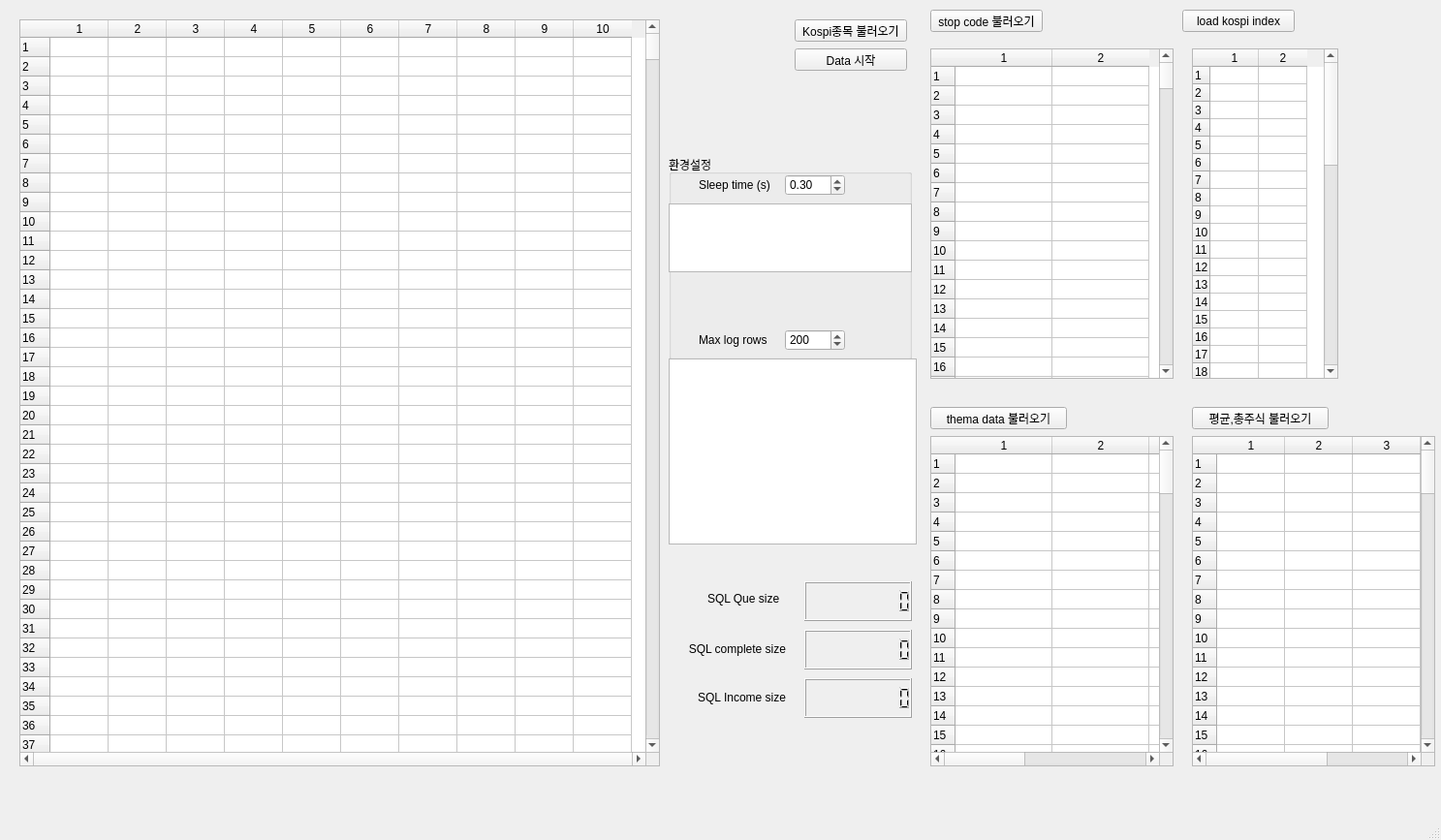
<?xml version="1.0" encoding="UTF-8"?>
<ui version="4.0">
 <class>MainWindow</class>
 <widget class="QMainWindow" name="MainWindow">
  <property name="geometry">
   <rect>
    <x>0</x>
    <y>0</y>
    <width>1487</width>
    <height>867</height>
   </rect>
  </property>
  <property name="windowTitle">
   <string>MainWindow</string>
  </property>
  <widget class="QWidget" name="centralwidget">
   <widget class="QTableWidget" name="tableWidget">
    <property name="geometry">
     <rect>
      <x>20</x>
      <y>20</y>
      <width>661</width>
      <height>771</height>
     </rect>
    </property>
    <property name="verticalScrollBarPolicy">
     <enum>Qt::ScrollBarAlwaysOn</enum>
    </property>
    <property name="horizontalScrollBarPolicy">
     <enum>Qt::ScrollBarAlwaysOn</enum>
    </property>
    <property name="rowCount">
     <number>1500</number>
    </property>
    <property name="columnCount">
     <number>10</number>
    </property>
    <attribute name="horizontalHeaderMinimumSectionSize">
     <number>35</number>
    </attribute>
    <attribute name="horizontalHeaderDefaultSectionSize">
     <number>60</number>
    </attribute>
    <attribute name="verticalHeaderMinimumSectionSize">
     <number>15</number>
    </attribute>
    <attribute name="verticalHeaderDefaultSectionSize">
     <number>20</number>
    </attribute>
    <row/>
    <row/>
    <row/>
    <row/>
    <row/>
    <row/>
    <row/>
    <row/>
    <row/>
    <row/>
    <row/>
    <row/>
    <row/>
    <row/>
    <row/>
    <row/>
    <row/>
    <row/>
    <row/>
    <row/>
    <row/>
    <row/>
    <row/>
    <row/>
    <row/>
    <row/>
    <row/>
    <row/>
    <row/>
    <row/>
    <row/>
    <row/>
    <row/>
    <row/>
    <row/>
    <row/>
    <row/>
    <row/>
    <row/>
    <row/>
    <row/>
    <row/>
    <row/>
    <row/>
    <row/>
    <row/>
    <row/>
    <row/>
    <row/>
    <row/>
    <row/>
    <row/>
    <row/>
    <row/>
    <row/>
    <row/>
    <row/>
    <row/>
    <row/>
    <row/>
    <row/>
    <row/>
    <row/>
    <row/>
    <row/>
    <row/>
    <row/>
    <row/>
    <row/>
    <row/>
    <row/>
    <row/>
    <row/>
    <row/>
    <row/>
    <row/>
    <row/>
    <row/>
    <row/>
    <row/>
    <row/>
    <row/>
    <row/>
    <row/>
    <row/>
    <row/>
    <row/>
    <row/>
    <row/>
    <row/>
    <row/>
    <row/>
    <row/>
    <row/>
    <row/>
    <row/>
    <row/>
    <row/>
    <row/>
    <row/>
    <row/>
    <row/>
    <row/>
    <row/>
    <row/>
    <row/>
    <row/>
    <row/>
    <row/>
    <row/>
    <row/>
    <row/>
    <row/>
    <row/>
    <row/>
    <row/>
    <row/>
    <row/>
    <row/>
    <row/>
    <row/>
    <row/>
    <row/>
    <row/>
    <row/>
    <row/>
    <row/>
    <row/>
    <row/>
    <row/>
    <row/>
    <row/>
    <row/>
    <row/>
    <row/>
    <row/>
    <row/>
    <row/>
    <row/>
    <row/>
    <row/>
    <row/>
    <row/>
    <row/>
    <row/>
    <row/>
    <row/>
    <row/>
    <row/>
    <row/>
    <row/>
    <row/>
    <row/>
    <row/>
    <row/>
    <row/>
    <row/>
    <row/>
    <row/>
    <row/>
    <row/>
    <row/>
    <row/>
    <row/>
    <row/>
    <row/>
    <row/>
    <row/>
    <row/>
    <row/>
    <row/>
    <row/>
    <row/>
    <row/>
    <row/>
    <row/>
    <row/>
    <row/>
    <row/>
    <row/>
    <row/>
    <row/>
    <row/>
    <row/>
    <row/>
    <row/>
    <row/>
    <row/>
    <row/>
    <row/>
    <row/>
    <row/>
    <row/>
    <row/>
    <row/>
    <row/>
    <row/>
    <row/>
    <row/>
    <row/>
    <row/>
    <row/>
    <row/>
    <row/>
    <row/>
    <row/>
    <row/>
    <row/>
    <row/>
    <row/>
    <row/>
    <row/>
    <row/>
    <row/>
    <row/>
    <row/>
    <row/>
    <row/>
    <row/>
    <row/>
    <row/>
    <row/>
    <row/>
    <row/>
    <row/>
    <row/>
    <row/>
    <row/>
    <row/>
    <row/>
    <row/>
    <row/>
    <row/>
    <row/>
    <row/>
    <row/>
    <row/>
    <row/>
    <row/>
    <row/>
    <row/>
    <row/>
    <row/>
    <row/>
    <row/>
    <row/>
    <row/>
    <row/>
    <row/>
    <row/>
    <row/>
    <row/>
    <row/>
    <row/>
    <row/>
    <row/>
    <row/>
    <row/>
    <row/>
    <row/>
    <row/>
    <row/>
    <row/>
    <row/>
    <row/>
    <row/>
    <row/>
    <row/>
    <row/>
    <row/>
    <row/>
    <row/>
    <row/>
    <row/>
    <row/>
    <row/>
    <row/>
    <row/>
    <row/>
    <row/>
    <row/>
    <row/>
    <row/>
    <row/>
    <row/>
    <row/>
    <row/>
    <row/>
    <row/>
    <row/>
    <row/>
    <row/>
    <row/>
    <row/>
    <row/>
    <row/>
    <row/>
    <row/>
    <row/>
    <row/>
    <row/>
    <row/>
    <row/>
    <row/>
    <row/>
    <row/>
    <row/>
    <row/>
    <row/>
    <row/>
    <row/>
    <row/>
    <row/>
    <row/>
    <row/>
    <row/>
    <row/>
    <row/>
    <row/>
    <row/>
    <row/>
    <row/>
    <row/>
    <row/>
    <row/>
    <row/>
    <row/>
    <row/>
    <row/>
    <row/>
    <row/>
    <row/>
    <row/>
    <row/>
    <row/>
    <row/>
    <row/>
    <row/>
    <row/>
    <row/>
    <row/>
    <row/>
    <row/>
    <row/>
    <row/>
    <row/>
    <row/>
    <row/>
    <row/>
    <row/>
    <row/>
    <row/>
    <row/>
    <row/>
    <row/>
    <row/>
    <row/>
    <row/>
    <row/>
    <row/>
    <row/>
    <row/>
    <row/>
    <row/>
    <row/>
    <row/>
    <row/>
    <row/>
    <row/>
    <row/>
    <row/>
    <row/>
    <row/>
    <row/>
    <row/>
    <row/>
    <row/>
    <row/>
    <row/>
    <row/>
    <row/>
    <row/>
    <row/>
    <row/>
    <row/>
    <row/>
    <row/>
    <row/>
    <row/>
    <row/>
    <row/>
    <row/>
    <row/>
    <row/>
    <row/>
    <row/>
    <row/>
    <row/>
    <row/>
    <row/>
    <row/>
    <row/>
    <row/>
    <row/>
    <row/>
    <row/>
    <row/>
    <row/>
    <row/>
    <row/>
    <row/>
    <row/>
    <row/>
    <row/>
    <row/>
    <row/>
    <row/>
    <row/>
    <row/>
    <row/>
    <row/>
    <row/>
    <row/>
    <row/>
    <row/>
    <row/>
    <row/>
    <row/>
    <row/>
    <row/>
    <row/>
    <row/>
    <row/>
    <row/>
    <row/>
    <row/>
    <row/>
    <row/>
    <row/>
    <row/>
    <row/>
    <row/>
    <row/>
    <row/>
    <row/>
    <row/>
    <row/>
    <row/>
    <row/>
    <row/>
    <row/>
    <row/>
    <row/>
    <row/>
    <row/>
    <row/>
    <row/>
    <row/>
    <row/>
    <row/>
    <row/>
    <row/>
    <row/>
    <row/>
    <row/>
    <row/>
    <row/>
    <row/>
    <row/>
    <row/>
    <row/>
    <row/>
    <row/>
    <row/>
    <row/>
    <row/>
    <row/>
    <row/>
    <row/>
    <row/>
    <row/>
    <row/>
    <row/>
    <row/>
    <row/>
    <row/>
    <row/>
    <row/>
    <row/>
    <row/>
    <row/>
    <row/>
    <row/>
    <row/>
    <row/>
    <row/>
    <row/>
    <row/>
    <row/>
    <row/>
    <row/>
    <row/>
    <row/>
    <row/>
    <row/>
    <row/>
    <row/>
    <row/>
    <row/>
    <row/>
    <row/>
    <row/>
    <row/>
    <row/>
    <row/>
    <row/>
    <row/>
    <row/>
    <row/>
    <row/>
    <row/>
    <row/>
    <row/>
    <row/>
    <row/>
    <row/>
    <row/>
    <row/>
    <row/>
    <row/>
    <row/>
    <row/>
    <row/>
    <row/>
    <row/>
    <row/>
    <row/>
    <row/>
    <row/>
    <row/>
    <row/>
    <row/>
    <row/>
    <row/>
    <row/>
    <row/>
    <row/>
    <row/>
    <row/>
    <row/>
    <row/>
    <row/>
    <row/>
    <row/>
    <row/>
    <row/>
    <row/>
    <row/>
    <row/>
    <row/>
    <row/>
    <row/>
    <row/>
    <row/>
    <row/>
    <row/>
    <row/>
    <row/>
    <row/>
    <row/>
    <row/>
    <row/>
    <row/>
    <row/>
    <row/>
    <row/>
    <row/>
    <row/>
    <row/>
    <row/>
    <row/>
    <row/>
    <row/>
    <row/>
    <row/>
    <row/>
    <row/>
    <row/>
    <row/>
    <row/>
    <row/>
    <row/>
    <row/>
    <row/>
    <row/>
    <row/>
    <row/>
    <row/>
    <row/>
    <row/>
    <row/>
    <row/>
    <row/>
    <row/>
    <row/>
    <row/>
    <row/>
    <row/>
    <row/>
    <row/>
    <row/>
    <row/>
    <row/>
    <row/>
    <row/>
    <row/>
    <row/>
    <row/>
    <row/>
    <row/>
    <row/>
    <row/>
    <row/>
    <row/>
    <row/>
    <row/>
    <row/>
    <row/>
    <row/>
    <row/>
    <row/>
    <row/>
    <row/>
    <row/>
    <row/>
    <row/>
    <row/>
    <row/>
    <row/>
    <row/>
    <row/>
    <row/>
    <row/>
    <row/>
    <row/>
    <row/>
    <row/>
    <row/>
    <row/>
    <row/>
    <row/>
    <row/>
    <row/>
    <row/>
    <row/>
    <row/>
    <row/>
    <row/>
    <row/>
    <row/>
    <row/>
    <row/>
    <row/>
    <row/>
    <row/>
    <row/>
    <row/>
    <row/>
    <row/>
    <row/>
    <row/>
    <row/>
    <row/>
    <row/>
    <row/>
    <row/>
    <row/>
    <row/>
    <row/>
    <row/>
    <row/>
    <row/>
    <row/>
    <row/>
    <row/>
    <row/>
    <row/>
    <row/>
    <row/>
    <row/>
    <row/>
    <row/>
    <row/>
    <row/>
    <row/>
    <row/>
    <row/>
    <row/>
    <row/>
    <row/>
    <row/>
    <row/>
    <row/>
    <row/>
    <row/>
    <row/>
    <row/>
    <row/>
    <row/>
    <row/>
    <row/>
    <row/>
    <row/>
    <row/>
    <row/>
    <row/>
    <row/>
    <row/>
    <row/>
    <row/>
    <row/>
    <row/>
    <row/>
    <row/>
    <row/>
    <row/>
    <row/>
    <row/>
    <row/>
    <row/>
    <row/>
    <row/>
    <row/>
    <row/>
    <row/>
    <row/>
    <row/>
    <row/>
    <row/>
    <row/>
    <row/>
    <row/>
    <row/>
    <row/>
    <row/>
    <row/>
    <row/>
    <row/>
    <row/>
    <row/>
    <row/>
    <row/>
    <row/>
    <row/>
    <row/>
    <row/>
    <row/>
    <row/>
    <row/>
    <row/>
    <row/>
    <row/>
    <row/>
    <row/>
    <row/>
    <row/>
    <row/>
    <row/>
    <row/>
    <row/>
    <row/>
    <row/>
    <row/>
    <row/>
    <row/>
    <row/>
    <row/>
    <row/>
    <row/>
    <row/>
    <row/>
    <row/>
    <row/>
    <row/>
    <row/>
    <row/>
    <row/>
    <row/>
    <row/>
    <row/>
    <row/>
    <row/>
    <row/>
    <row/>
    <row/>
    <row/>
    <row/>
    <row/>
    <row/>
    <row/>
    <row/>
    <row/>
    <row/>
    <row/>
    <row/>
    <row/>
    <row/>
    <row/>
    <row/>
    <row/>
    <row/>
    <row/>
    <row/>
    <row/>
    <row/>
    <row/>
    <row/>
    <row/>
    <row/>
    <row/>
    <row/>
    <row/>
    <row/>
    <row/>
    <row/>
    <row/>
    <row/>
    <row/>
    <row/>
    <row/>
    <row/>
    <row/>
    <row/>
    <row/>
    <row/>
    <row/>
    <row/>
    <row/>
    <row/>
    <row/>
    <row/>
    <row/>
    <row/>
    <row/>
    <row/>
    <row/>
    <row/>
    <row/>
    <row/>
    <row/>
    <row/>
    <row/>
    <row/>
    <row/>
    <row/>
    <row/>
    <row/>
    <row/>
    <row/>
    <row/>
    <row/>
    <row/>
    <row/>
    <row/>
    <row/>
    <row/>
    <row/>
    <row/>
    <row/>
    <row/>
    <row/>
    <row/>
    <row/>
    <row/>
    <row/>
    <row/>
    <row/>
    <row/>
    <row/>
    <row/>
    <row/>
    <row/>
    <row/>
    <row/>
    <row/>
    <row/>
    <row/>
    <row/>
    <row/>
    <row/>
    <row/>
    <row/>
    <row/>
    <row/>
    <row/>
    <row/>
    <row/>
    <row/>
    <row/>
    <row/>
    <row/>
    <row/>
    <row/>
    <row/>
    <row/>
    <row/>
    <row/>
    <row/>
    <row/>
    <row/>
    <row/>
    <row/>
    <row/>
    <row/>
    <row/>
    <row/>
    <row/>
    <row/>
    <row/>
    <row/>
    <row/>
    <row/>
    <row/>
    <row/>
    <row/>
    <row/>
    <row/>
    <row/>
    <row/>
    <row/>
    <row/>
    <row/>
    <row/>
    <row/>
    <row/>
    <row/>
    <row/>
    <row/>
    <row/>
    <row/>
    <row/>
    <row/>
    <row/>
    <row/>
    <row/>
    <row/>
    <row/>
    <row/>
    <row/>
    <row/>
    <row/>
    <row/>
    <row/>
    <row/>
    <row/>
    <row/>
    <row/>
    <row/>
    <row/>
    <row/>
    <row/>
    <row/>
    <row/>
    <row/>
    <row/>
    <row/>
    <row/>
    <row/>
    <row/>
    <row/>
    <row/>
    <row/>
    <row/>
    <row/>
    <row/>
    <row/>
    <row/>
    <row/>
    <row/>
    <row/>
    <row/>
    <row/>
    <row/>
    <row/>
    <row/>
    <row/>
    <row/>
    <row/>
    <row/>
    <row/>
    <row/>
    <row/>
    <row/>
    <row/>
    <row/>
    <row/>
    <row/>
    <row/>
    <row/>
    <row/>
    <row/>
    <row/>
    <row/>
    <row/>
    <row/>
    <row/>
    <row/>
    <row/>
    <row/>
    <row/>
    <row/>
    <row/>
    <row/>
    <row/>
    <row/>
    <row/>
    <row/>
    <row/>
    <row/>
    <row/>
    <row/>
    <row/>
    <row/>
    <row/>
    <row/>
    <row/>
    <row/>
    <row/>
    <row/>
    <row/>
    <row/>
    <row/>
    <row/>
    <row/>
    <row/>
    <row/>
    <row/>
    <row/>
    <row/>
    <row/>
    <row/>
    <row/>
    <row/>
    <row/>
    <row/>
    <row/>
    <row/>
    <row/>
    <row/>
    <row/>
    <row/>
    <row/>
    <row/>
    <row/>
    <row/>
    <row/>
    <row/>
    <row/>
    <row/>
    <row/>
    <row/>
    <row/>
    <row/>
    <row/>
    <row/>
    <row/>
    <row/>
    <row/>
    <row/>
    <row/>
    <row/>
    <row/>
    <row/>
    <row/>
    <row/>
    <row/>
    <row/>
    <row/>
    <row/>
    <row/>
    <row/>
    <row/>
    <row/>
    <row/>
    <row/>
    <row/>
    <row/>
    <row/>
    <row/>
    <row/>
    <row/>
    <row/>
    <row/>
    <row/>
    <row/>
    <row/>
    <row/>
    <row/>
    <row/>
    <row/>
    <row/>
    <row/>
    <row/>
    <row/>
    <row/>
    <row/>
    <row/>
    <row/>
    <row/>
    <row/>
    <row/>
    <row/>
    <row/>
    <row/>
    <row/>
    <row/>
    <row/>
    <row/>
    <row/>
    <row/>
    <row/>
    <row/>
    <row/>
    <row/>
    <row/>
    <row/>
    <row/>
    <row/>
    <row/>
    <row/>
    <row/>
    <row/>
    <row/>
    <row/>
    <row/>
    <row/>
    <row/>
    <row/>
    <row/>
    <row/>
    <row/>
    <row/>
    <row/>
    <row/>
    <row/>
    <row/>
    <row/>
    <row/>
    <row/>
    <row/>
    <row/>
    <row/>
    <row/>
    <row/>
    <row/>
    <row/>
    <row/>
    <row/>
    <row/>
    <row/>
    <row/>
    <row/>
    <row/>
    <row/>
    <row/>
    <row/>
    <row/>
    <row/>
    <row/>
    <row/>
    <row/>
    <row/>
    <row/>
    <row/>
    <row/>
    <row/>
    <row/>
    <row/>
    <row/>
    <row/>
    <row/>
    <row/>
    <row/>
    <row/>
    <row/>
    <row/>
    <row/>
    <row/>
    <row/>
    <row/>
    <row/>
    <row/>
    <row/>
    <row/>
    <row/>
    <row/>
    <row/>
    <row/>
    <row/>
    <row/>
    <row/>
    <row/>
    <row/>
    <row/>
    <row/>
    <row/>
    <row/>
    <row/>
    <row/>
    <row/>
    <row/>
    <row/>
    <row/>
    <row/>
    <row/>
    <row/>
    <row/>
    <row/>
    <row/>
    <row/>
    <row/>
    <row/>
    <row/>
    <row/>
    <row/>
    <row/>
    <row/>
    <row/>
    <row/>
    <row/>
    <row/>
    <row/>
    <row/>
    <row/>
    <row/>
    <row/>
    <row/>
    <row/>
    <row/>
    <row/>
    <row/>
    <row/>
    <row/>
    <row/>
    <row/>
    <row/>
    <row/>
    <row/>
    <row/>
    <row/>
    <row/>
    <row/>
    <row/>
    <row/>
    <row/>
    <row/>
    <row/>
    <row/>
    <row/>
    <row/>
    <row/>
    <row/>
    <row/>
    <row/>
    <row/>
    <row/>
    <row/>
    <row/>
    <row/>
    <row/>
    <row/>
    <row/>
    <row/>
    <row/>
    <row/>
    <row/>
    <row/>
    <row/>
    <row/>
    <row/>
    <row/>
    <row/>
    <row/>
    <row/>
    <row/>
    <row/>
    <row/>
    <row/>
    <row/>
    <row/>
    <row/>
    <row/>
    <row/>
    <row/>
    <row/>
    <row/>
    <row/>
    <row/>
    <row/>
    <row/>
    <row/>
    <row/>
    <row/>
    <row/>
    <row/>
    <row/>
    <row/>
    <row/>
    <row/>
    <row/>
    <row/>
    <row/>
    <row/>
    <row/>
    <row/>
    <row/>
    <row/>
    <row/>
    <row/>
    <row/>
    <row/>
    <row/>
    <row/>
    <row/>
    <row/>
    <row/>
    <row/>
    <row/>
    <row/>
    <row/>
    <row/>
    <row/>
    <row/>
    <row/>
    <row/>
    <row/>
    <row/>
    <row/>
    <row/>
    <row/>
    <row/>
    <row/>
    <row/>
    <row/>
    <row/>
    <row/>
    <row/>
    <row/>
    <row/>
    <row/>
    <row/>
    <row/>
    <row/>
    <row/>
    <row/>
    <row/>
    <row/>
    <row/>
    <row/>
    <row/>
    <row/>
    <row/>
    <row/>
    <row/>
    <row/>
    <row/>
    <row/>
    <row/>
    <row/>
    <row/>
    <row/>
    <row/>
    <row/>
    <row/>
    <row/>
    <row/>
    <row/>
    <row/>
    <row/>
    <row/>
    <row/>
    <row/>
    <row/>
    <row/>
    <row/>
    <row/>
    <row/>
    <row/>
    <row/>
    <row/>
    <row/>
    <row/>
    <row/>
    <row/>
    <row/>
    <row/>
    <row/>
    <row/>
    <row/>
    <row/>
    <row/>
    <row/>
    <row/>
    <row/>
    <row/>
    <row/>
    <row/>
    <row/>
    <row/>
    <row/>
    <row/>
    <row/>
    <row/>
    <row/>
    <row/>
    <row/>
    <row/>
    <row/>
    <row/>
    <row/>
    <row/>
    <row/>
    <row/>
    <row/>
    <row/>
    <row/>
    <row/>
    <row/>
    <row/>
    <row/>
    <row/>
    <row/>
    <row/>
    <row/>
    <row/>
    <row/>
    <row/>
    <row/>
    <row/>
    <row/>
    <row/>
    <row/>
    <row/>
    <row/>
    <row/>
    <row/>
    <row/>
    <row/>
    <row/>
    <row/>
    <row/>
    <row/>
    <row/>
    <row/>
    <row/>
    <row/>
    <row/>
    <row/>
    <row/>
    <row/>
    <row/>
    <row/>
    <row/>
    <row/>
    <row/>
    <row/>
    <row/>
    <row/>
    <row/>
    <row/>
    <row/>
    <row/>
    <row/>
    <row/>
    <row/>
    <row/>
    <row/>
    <row/>
    <row/>
    <row/>
    <row/>
    <row/>
    <row/>
    <row/>
    <row/>
    <row/>
    <row/>
    <row/>
    <row/>
    <row/>
    <row/>
    <row/>
    <row/>
    <row/>
    <row/>
    <row/>
    <row/>
    <row/>
    <row/>
    <row/>
    <column/>
    <column/>
    <column/>
    <column/>
    <column/>
    <column/>
    <column/>
    <column/>
    <column/>
    <column/>
   </widget>
   <widget class="QPushButton" name="load_codes">
    <property name="geometry">
     <rect>
      <x>820</x>
      <y>20</y>
      <width>116</width>
      <height>23</height>
     </rect>
    </property>
    <property name="text">
     <string>Kospi종목 불러오기</string>
    </property>
   </widget>
   <widget class="QPushButton" name="get_real_data">
    <property name="geometry">
     <rect>
      <x>820</x>
      <y>50</y>
      <width>116</width>
      <height>23</height>
     </rect>
    </property>
    <property name="text">
     <string>Data 시작</string>
    </property>
   </widget>
   <widget class="QGroupBox" name="groupBox">
    <property name="geometry">
     <rect>
      <x>690</x>
      <y>160</y>
      <width>251</width>
      <height>211</height>
     </rect>
    </property>
    <property name="title">
     <string>환경설정</string>
    </property>
    <widget class="QLabel" name="label">
     <property name="geometry">
      <rect>
       <x>31</x>
       <y>23</y>
       <width>81</width>
       <height>16</height>
      </rect>
     </property>
     <property name="text">
      <string>Sleep time (s)</string>
     </property>
    </widget>
    <widget class="QDoubleSpinBox" name="txt_sleep">
     <property name="geometry">
      <rect>
       <x>120</x>
       <y>20</y>
       <width>62</width>
       <height>22</height>
      </rect>
     </property>
     <property name="singleStep">
      <double>0.010000000000000</double>
     </property>
     <property name="value">
      <double>0.300000000000000</double>
     </property>
    </widget>
    <widget class="QDoubleSpinBox" name="txt_max_log">
     <property name="geometry">
      <rect>
       <x>120</x>
       <y>180</y>
       <width>62</width>
       <height>22</height>
      </rect>
     </property>
     <property name="decimals">
      <number>0</number>
     </property>
     <property name="maximum">
      <double>1000.000000000000000</double>
     </property>
     <property name="singleStep">
      <double>1.000000000000000</double>
     </property>
     <property name="value">
      <double>200.000000000000000</double>
     </property>
    </widget>
    <widget class="QLabel" name="label_2">
     <property name="geometry">
      <rect>
       <x>31</x>
       <y>183</y>
       <width>81</width>
       <height>16</height>
      </rect>
     </property>
     <property name="text">
      <string>Max log rows</string>
     </property>
    </widget>
    <widget class="QTextEdit" name="sql_que_display">
     <property name="geometry">
      <rect>
       <x>0</x>
       <y>50</y>
       <width>251</width>
       <height>71</height>
      </rect>
     </property>
    </widget>
   </widget>
   <widget class="QListView" name="log_list">
    <property name="geometry">
     <rect>
      <x>690</x>
      <y>370</y>
      <width>256</width>
      <height>192</height>
     </rect>
    </property>
    <property name="focusPolicy">
     <enum>Qt::WheelFocus</enum>
    </property>
   </widget>
   <widget class="QTableWidget" name="stop_code_table">
    <property name="geometry">
     <rect>
      <x>960</x>
      <y>50</y>
      <width>251</width>
      <height>341</height>
     </rect>
    </property>
    <property name="rowCount">
     <number>500</number>
    </property>
    <property name="columnCount">
     <number>2</number>
    </property>
    <attribute name="horizontalHeaderMinimumSectionSize">
     <number>35</number>
    </attribute>
    <attribute name="verticalHeaderMinimumSectionSize">
     <number>15</number>
    </attribute>
    <attribute name="verticalHeaderDefaultSectionSize">
     <number>20</number>
    </attribute>
    <row/>
    <row/>
    <row/>
    <row/>
    <row/>
    <row/>
    <row/>
    <row/>
    <row/>
    <row/>
    <row/>
    <row/>
    <row/>
    <row/>
    <row/>
    <row/>
    <row/>
    <row/>
    <row/>
    <row/>
    <row/>
    <row/>
    <row/>
    <row/>
    <row/>
    <row/>
    <row/>
    <row/>
    <row/>
    <row/>
    <row/>
    <row/>
    <row/>
    <row/>
    <row/>
    <row/>
    <row/>
    <row/>
    <row/>
    <row/>
    <row/>
    <row/>
    <row/>
    <row/>
    <row/>
    <row/>
    <row/>
    <row/>
    <row/>
    <row/>
    <row/>
    <row/>
    <row/>
    <row/>
    <row/>
    <row/>
    <row/>
    <row/>
    <row/>
    <row/>
    <row/>
    <row/>
    <row/>
    <row/>
    <row/>
    <row/>
    <row/>
    <row/>
    <row/>
    <row/>
    <row/>
    <row/>
    <row/>
    <row/>
    <row/>
    <row/>
    <row/>
    <row/>
    <row/>
    <row/>
    <row/>
    <row/>
    <row/>
    <row/>
    <row/>
    <row/>
    <row/>
    <row/>
    <row/>
    <row/>
    <row/>
    <row/>
    <row/>
    <row/>
    <row/>
    <row/>
    <row/>
    <row/>
    <row/>
    <row/>
    <row/>
    <row/>
    <row/>
    <row/>
    <row/>
    <row/>
    <row/>
    <row/>
    <row/>
    <row/>
    <row/>
    <row/>
    <row/>
    <row/>
    <row/>
    <row/>
    <row/>
    <row/>
    <row/>
    <row/>
    <row/>
    <row/>
    <row/>
    <row/>
    <row/>
    <row/>
    <row/>
    <row/>
    <row/>
    <row/>
    <row/>
    <row/>
    <row/>
    <row/>
    <row/>
    <row/>
    <row/>
    <row/>
    <row/>
    <row/>
    <row/>
    <row/>
    <row/>
    <row/>
    <row/>
    <row/>
    <row/>
    <row/>
    <row/>
    <row/>
    <row/>
    <row/>
    <row/>
    <row/>
    <row/>
    <row/>
    <row/>
    <row/>
    <row/>
    <row/>
    <row/>
    <row/>
    <row/>
    <row/>
    <row/>
    <row/>
    <row/>
    <row/>
    <row/>
    <row/>
    <row/>
    <row/>
    <row/>
    <row/>
    <row/>
    <row/>
    <row/>
    <row/>
    <row/>
    <row/>
    <row/>
    <row/>
    <row/>
    <row/>
    <row/>
    <row/>
    <row/>
    <row/>
    <row/>
    <row/>
    <row/>
    <row/>
    <row/>
    <row/>
    <row/>
    <row/>
    <row/>
    <row/>
    <row/>
    <row/>
    <row/>
    <row/>
    <row/>
    <row/>
    <row/>
    <row/>
    <row/>
    <row/>
    <row/>
    <row/>
    <row/>
    <row/>
    <row/>
    <row/>
    <row/>
    <row/>
    <row/>
    <row/>
    <row/>
    <row/>
    <row/>
    <row/>
    <row/>
    <row/>
    <row/>
    <row/>
    <row/>
    <row/>
    <row/>
    <row/>
    <row/>
    <row/>
    <row/>
    <row/>
    <row/>
    <row/>
    <row/>
    <row/>
    <row/>
    <row/>
    <row/>
    <row/>
    <row/>
    <row/>
    <row/>
    <row/>
    <row/>
    <row/>
    <row/>
    <row/>
    <row/>
    <row/>
    <row/>
    <row/>
    <row/>
    <row/>
    <row/>
    <row/>
    <row/>
    <row/>
    <row/>
    <row/>
    <row/>
    <row/>
    <row/>
    <row/>
    <row/>
    <row/>
    <row/>
    <row/>
    <row/>
    <row/>
    <row/>
    <row/>
    <row/>
    <row/>
    <row/>
    <row/>
    <row/>
    <row/>
    <row/>
    <row/>
    <row/>
    <row/>
    <row/>
    <row/>
    <row/>
    <row/>
    <row/>
    <row/>
    <row/>
    <row/>
    <row/>
    <row/>
    <row/>
    <row/>
    <row/>
    <row/>
    <row/>
    <row/>
    <row/>
    <row/>
    <row/>
    <row/>
    <row/>
    <row/>
    <row/>
    <row/>
    <row/>
    <row/>
    <row/>
    <row/>
    <row/>
    <row/>
    <row/>
    <row/>
    <row/>
    <row/>
    <row/>
    <row/>
    <row/>
    <row/>
    <row/>
    <row/>
    <row/>
    <row/>
    <row/>
    <row/>
    <row/>
    <row/>
    <row/>
    <row/>
    <row/>
    <row/>
    <row/>
    <row/>
    <row/>
    <row/>
    <row/>
    <row/>
    <row/>
    <row/>
    <row/>
    <row/>
    <row/>
    <row/>
    <row/>
    <row/>
    <row/>
    <row/>
    <row/>
    <row/>
    <row/>
    <row/>
    <row/>
    <row/>
    <row/>
    <row/>
    <row/>
    <row/>
    <row/>
    <row/>
    <row/>
    <row/>
    <row/>
    <row/>
    <row/>
    <row/>
    <row/>
    <row/>
    <row/>
    <row/>
    <row/>
    <row/>
    <row/>
    <row/>
    <row/>
    <row/>
    <row/>
    <row/>
    <row/>
    <row/>
    <row/>
    <row/>
    <row/>
    <row/>
    <row/>
    <row/>
    <row/>
    <row/>
    <row/>
    <row/>
    <row/>
    <row/>
    <row/>
    <row/>
    <row/>
    <row/>
    <row/>
    <row/>
    <row/>
    <row/>
    <row/>
    <row/>
    <row/>
    <row/>
    <row/>
    <row/>
    <row/>
    <row/>
    <row/>
    <row/>
    <row/>
    <row/>
    <row/>
    <row/>
    <row/>
    <row/>
    <row/>
    <row/>
    <row/>
    <row/>
    <row/>
    <row/>
    <row/>
    <row/>
    <row/>
    <row/>
    <row/>
    <row/>
    <row/>
    <row/>
    <row/>
    <row/>
    <row/>
    <row/>
    <row/>
    <row/>
    <row/>
    <row/>
    <row/>
    <row/>
    <row/>
    <row/>
    <row/>
    <row/>
    <row/>
    <row/>
    <row/>
    <row/>
    <row/>
    <row/>
    <row/>
    <row/>
    <row/>
    <row/>
    <row/>
    <row/>
    <row/>
    <row/>
    <row/>
    <row/>
    <row/>
    <row/>
    <row/>
    <row/>
    <row/>
    <row/>
    <row/>
    <row/>
    <row/>
    <row/>
    <row/>
    <row/>
    <row/>
    <row/>
    <row/>
    <row/>
    <row/>
    <row/>
    <row/>
    <row/>
    <row/>
    <row/>
    <row/>
    <row/>
    <row/>
    <row/>
    <row/>
    <row/>
    <row/>
    <row/>
    <row/>
    <row/>
    <row/>
    <row/>
    <row/>
    <row/>
    <row/>
    <row/>
    <column/>
    <column/>
   </widget>
   <widget class="QPushButton" name="load_stop_codes">
    <property name="geometry">
     <rect>
      <x>960</x>
      <y>10</y>
      <width>116</width>
      <height>23</height>
     </rect>
    </property>
    <property name="text">
     <string>stop code 불러오기</string>
    </property>
   </widget>
   <widget class="QPushButton" name="load_thema_data">
    <property name="geometry">
     <rect>
      <x>960</x>
      <y>420</y>
      <width>141</width>
      <height>23</height>
     </rect>
    </property>
    <property name="text">
     <string>thema data 불러오기</string>
    </property>
   </widget>
   <widget class="QTableWidget" name="thema_table">
    <property name="geometry">
     <rect>
      <x>960</x>
      <y>450</y>
      <width>251</width>
      <height>341</height>
     </rect>
    </property>
    <property name="rowCount">
     <number>100</number>
    </property>
    <property name="columnCount">
     <number>5</number>
    </property>
    <attribute name="horizontalHeaderMinimumSectionSize">
     <number>35</number>
    </attribute>
    <attribute name="verticalHeaderMinimumSectionSize">
     <number>15</number>
    </attribute>
    <attribute name="verticalHeaderDefaultSectionSize">
     <number>20</number>
    </attribute>
    <row/>
    <row/>
    <row/>
    <row/>
    <row/>
    <row/>
    <row/>
    <row/>
    <row/>
    <row/>
    <row/>
    <row/>
    <row/>
    <row/>
    <row/>
    <row/>
    <row/>
    <row/>
    <row/>
    <row/>
    <row/>
    <row/>
    <row/>
    <row/>
    <row/>
    <row/>
    <row/>
    <row/>
    <row/>
    <row/>
    <row/>
    <row/>
    <row/>
    <row/>
    <row/>
    <row/>
    <row/>
    <row/>
    <row/>
    <row/>
    <row/>
    <row/>
    <row/>
    <row/>
    <row/>
    <row/>
    <row/>
    <row/>
    <row/>
    <row/>
    <row/>
    <row/>
    <row/>
    <row/>
    <row/>
    <row/>
    <row/>
    <row/>
    <row/>
    <row/>
    <row/>
    <row/>
    <row/>
    <row/>
    <row/>
    <row/>
    <row/>
    <row/>
    <row/>
    <row/>
    <row/>
    <row/>
    <row/>
    <row/>
    <row/>
    <row/>
    <row/>
    <row/>
    <row/>
    <row/>
    <row/>
    <row/>
    <row/>
    <row/>
    <row/>
    <row/>
    <row/>
    <row/>
    <row/>
    <row/>
    <row/>
    <row/>
    <row/>
    <row/>
    <row/>
    <row/>
    <row/>
    <row/>
    <row/>
    <row/>
    <column/>
    <column/>
    <column/>
    <column/>
    <column/>
   </widget>
   <widget class="QTableWidget" name="kospi_index_table">
    <property name="geometry">
     <rect>
      <x>1230</x>
      <y>50</y>
      <width>151</width>
      <height>341</height>
     </rect>
    </property>
    <property name="rowCount">
     <number>50</number>
    </property>
    <property name="columnCount">
     <number>2</number>
    </property>
    <attribute name="horizontalHeaderMinimumSectionSize">
     <number>13</number>
    </attribute>
    <attribute name="horizontalHeaderDefaultSectionSize">
     <number>50</number>
    </attribute>
    <attribute name="verticalHeaderMinimumSectionSize">
     <number>14</number>
    </attribute>
    <attribute name="verticalHeaderDefaultSectionSize">
     <number>17</number>
    </attribute>
    <row/>
    <row/>
    <row/>
    <row/>
    <row/>
    <row/>
    <row/>
    <row/>
    <row/>
    <row/>
    <row/>
    <row/>
    <row/>
    <row/>
    <row/>
    <row/>
    <row/>
    <row/>
    <row/>
    <row/>
    <row/>
    <row/>
    <row/>
    <row/>
    <row/>
    <row/>
    <row/>
    <row/>
    <row/>
    <row/>
    <row/>
    <row/>
    <row/>
    <row/>
    <row/>
    <row/>
    <row/>
    <row/>
    <row/>
    <row/>
    <row/>
    <row/>
    <row/>
    <row/>
    <row/>
    <row/>
    <row/>
    <row/>
    <row/>
    <row/>
    <column/>
    <column/>
   </widget>
   <widget class="QPushButton" name="load_kospi_index">
    <property name="geometry">
     <rect>
      <x>1220</x>
      <y>10</y>
      <width>116</width>
      <height>23</height>
     </rect>
    </property>
    <property name="text">
     <string>load kospi index</string>
    </property>
   </widget>
   <widget class="QLCDNumber" name="sql_mem_indi">
    <property name="geometry">
     <rect>
      <x>830</x>
      <y>600</y>
      <width>111</width>
      <height>41</height>
     </rect>
    </property>
    <property name="digitCount">
     <number>9</number>
    </property>
    <property name="value" stdset="0">
     <double>0.000000000000000</double>
    </property>
   </widget>
   <widget class="QLabel" name="label_3">
    <property name="geometry">
     <rect>
      <x>730</x>
      <y>610</y>
      <width>81</width>
      <height>16</height>
     </rect>
    </property>
    <property name="text">
     <string>SQL Que size</string>
    </property>
   </widget>
   <widget class="QLCDNumber" name="sql_complete_indi">
    <property name="geometry">
     <rect>
      <x>830</x>
      <y>650</y>
      <width>111</width>
      <height>41</height>
     </rect>
    </property>
    <property name="digitCount">
     <number>9</number>
    </property>
    <property name="value" stdset="0">
     <double>0.000000000000000</double>
    </property>
   </widget>
   <widget class="QLabel" name="label_4">
    <property name="geometry">
     <rect>
      <x>700</x>
      <y>660</y>
      <width>111</width>
      <height>20</height>
     </rect>
    </property>
    <property name="text">
     <string>SQL complete size</string>
    </property>
    <property name="alignment">
     <set>Qt::AlignRight|Qt::AlignTrailing|Qt::AlignVCenter</set>
    </property>
   </widget>
   <widget class="QLCDNumber" name="sql_income_indi">
    <property name="geometry">
     <rect>
      <x>830</x>
      <y>700</y>
      <width>111</width>
      <height>41</height>
     </rect>
    </property>
    <property name="digitCount">
     <number>9</number>
    </property>
    <property name="value" stdset="0">
     <double>0.000000000000000</double>
    </property>
   </widget>
   <widget class="QLabel" name="label_5">
    <property name="geometry">
     <rect>
      <x>700</x>
      <y>710</y>
      <width>111</width>
      <height>20</height>
     </rect>
    </property>
    <property name="layoutDirection">
     <enum>Qt::RightToLeft</enum>
    </property>
    <property name="text">
     <string>SQL Income size</string>
    </property>
    <property name="alignment">
     <set>Qt::AlignRight|Qt::AlignTrailing|Qt::AlignVCenter</set>
    </property>
   </widget>
   <widget class="QTableWidget" name="avr_total_table">
    <property name="geometry">
     <rect>
      <x>1230</x>
      <y>450</y>
      <width>251</width>
      <height>341</height>
     </rect>
    </property>
    <property name="rowCount">
     <number>100</number>
    </property>
    <property name="columnCount">
     <number>5</number>
    </property>
    <attribute name="horizontalHeaderMinimumSectionSize">
     <number>35</number>
    </attribute>
    <attribute name="horizontalHeaderDefaultSectionSize">
     <number>70</number>
    </attribute>
    <attribute name="verticalHeaderMinimumSectionSize">
     <number>15</number>
    </attribute>
    <attribute name="verticalHeaderDefaultSectionSize">
     <number>20</number>
    </attribute>
    <row/>
    <row/>
    <row/>
    <row/>
    <row/>
    <row/>
    <row/>
    <row/>
    <row/>
    <row/>
    <row/>
    <row/>
    <row/>
    <row/>
    <row/>
    <row/>
    <row/>
    <row/>
    <row/>
    <row/>
    <row/>
    <row/>
    <row/>
    <row/>
    <row/>
    <row/>
    <row/>
    <row/>
    <row/>
    <row/>
    <row/>
    <row/>
    <row/>
    <row/>
    <row/>
    <row/>
    <row/>
    <row/>
    <row/>
    <row/>
    <row/>
    <row/>
    <row/>
    <row/>
    <row/>
    <row/>
    <row/>
    <row/>
    <row/>
    <row/>
    <row/>
    <row/>
    <row/>
    <row/>
    <row/>
    <row/>
    <row/>
    <row/>
    <row/>
    <row/>
    <row/>
    <row/>
    <row/>
    <row/>
    <row/>
    <row/>
    <row/>
    <row/>
    <row/>
    <row/>
    <row/>
    <row/>
    <row/>
    <row/>
    <row/>
    <row/>
    <row/>
    <row/>
    <row/>
    <row/>
    <row/>
    <row/>
    <row/>
    <row/>
    <row/>
    <row/>
    <row/>
    <row/>
    <row/>
    <row/>
    <row/>
    <row/>
    <row/>
    <row/>
    <row/>
    <row/>
    <row/>
    <row/>
    <row/>
    <row/>
    <column/>
    <column/>
    <column/>
    <column/>
    <column/>
   </widget>
   <widget class="QPushButton" name="load_avr_total">
    <property name="geometry">
     <rect>
      <x>1230</x>
      <y>420</y>
      <width>141</width>
      <height>23</height>
     </rect>
    </property>
    <property name="text">
     <string>평균,총주식 불러오기</string>
    </property>
   </widget>
  </widget>
  <widget class="QMenuBar" name="menubar">
   <property name="geometry">
    <rect>
     <x>0</x>
     <y>0</y>
     <width>1487</width>
     <height>21</height>
    </rect>
   </property>
  </widget>
  <widget class="QStatusBar" name="statusbar"/>
 </widget>
 <resources/>
 <connections/>
</ui>
